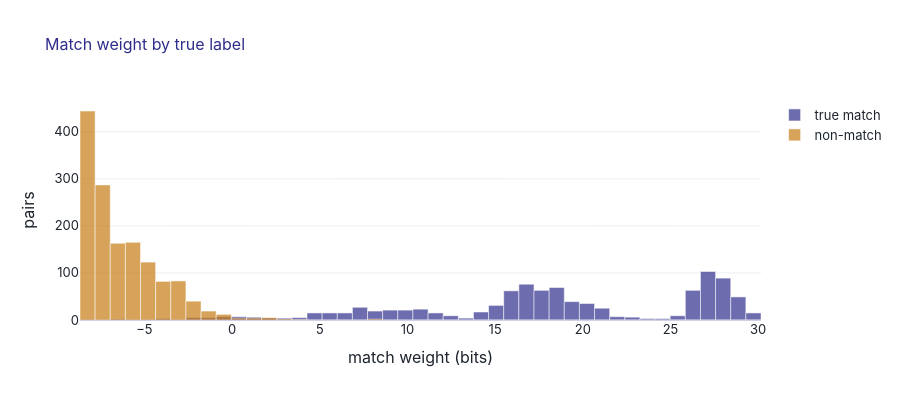
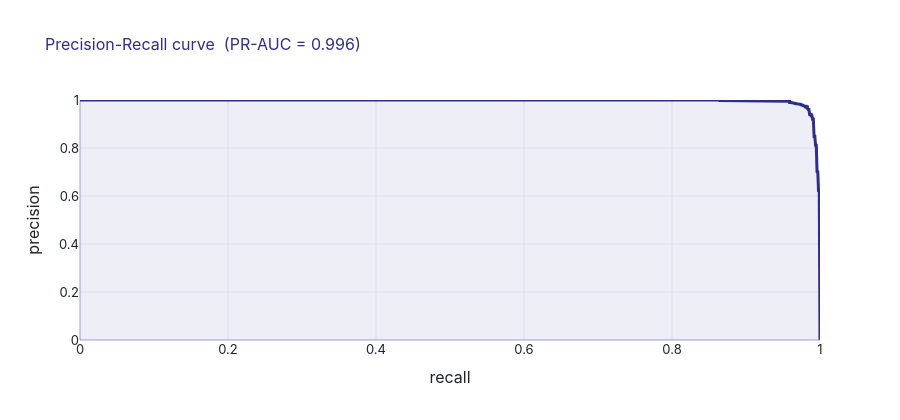
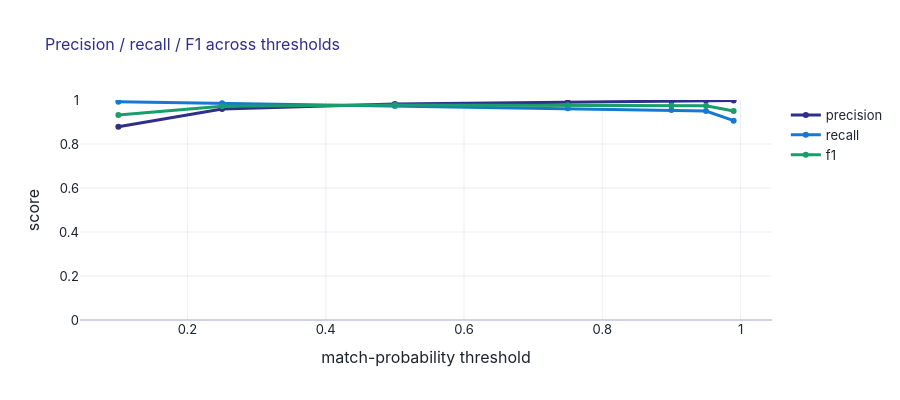

The code cell stored with these charts, in order, in its notebook:
### Markdown cell above
## 5 · Scoring & quality (sealed oracle)

Everything below joins `DW_ID_Key` **after** scoring. FS probabilities are poorly calibrated on a stratified cohort — trust the rank/weight, not the absolute probability. Aggregate PR-AUC/AUROC run high because the quality view is dominated by easy negatives; read the per-pattern precision + threshold-matched table for the real story.

### Code cell
display(HTML(diag.kpi_tiles_html(det['evaluation'].outcomes)))
diag.score_by_label_fig(det['labelled'], 'match_weight', is_weight=True).show()
diag.pr_curve_fig(det['labelled']).show()
diag.threshold_fig(det['evaluation'].threshold_table).show()
diag.calibration_fig(det['labelled']).show()
diag.lift_decile_fig(det['labelled']).show()
display(det['evaluation'].agreement_pattern_table)

### Figure 1 — Plotly figure (JSON) as saved in the notebook; plotly's stock layout.template omitted (floating-point values rounded to 4 significant figures)
{"data": [{"marker": {"color": "#2F2E8C"}, "name": "true match", "opacity": 0.7, "type": "bar", "width": 0.863, "x": [-8.241, -7.378, -6.515, -5.652, -4.789, -3.926, -3.063, -2.2, -1.337, -0.4741, 0.3889, 1.252, 2.115, 2.978, 3.841, 4.704, 5.567, 6.43, 7.293, 8.156, 9.019, 9.882, 10.74, 11.61, 12.47, 13.33, 14.2, 15.06, 15.92, 16.79, 17.65, 18.51, 19.37, 20.24, 21.1, 21.96, 22.83, 23.69, 24.55, 25.42, 26.28, 27.14, 28.0, 28.87, 29.73], "y": [1, 0, 2, 1, 1, 3, 1, 5, 5, 7, 7, 6, 4, 4, 5, 15, 15, 15, 27, 19, 21, 21, 23, 15, 9, 4, 17, 31, 62, 76, 63, 69, 39, 35, 25, 7, 6, 3, 3, 9, 63, 103, 89, 49, 15]}, {"marker": {"color": "#c77d15"}, "name": "non-match", "opacity": 0.7, "type": "bar", "width": 0.863, "x": [-8.241, -7.378, -6.515, -5.652, -4.789, -3.926, -3.063, -2.2, -1.337, -0.4741, 0.3889, 1.252, 2.115, 2.978, 3.841, 4.704, 5.567, 6.43, 7.293, 8.156, 9.019, 9.882, 10.74, 11.61, 12.47, 13.33, 14.2, 15.06, 15.92, 16.79, 17.65, 18.51, 19.37, 20.24, 21.1, 21.96, 22.83, 23.69, 24.55, 25.42, 26.28, 27.14, 28.0, 28.87, 29.73], "y": [444, 287, 163, 165, 123, 82, 83, 40, 19, 12, 4, 4, 5, 2, 1, 0, 0, 0, 0, 2, 0, 0, 0, 0, 0, 0, 0, 0, 0, 0, 0, 0, 0, 0, 0, 0, 0, 0, 0, 0, 0, 0, 0, 0, 0]}], "layout": {"bargap": 0, "barmode": "overlay", "height": 400, "title": {"text": "Match weight by true label"}, "xaxis": {"title": {"text": "match weight (bits)"}}, "yaxis": {"title": {"text": "pairs"}}}}

### Figure 2 — Plotly figure (JSON) as saved in the notebook; plotly's stock layout.template omitted (floating-point values rounded to 4 significant figures; data arrays with more than 128 entries replaced by an {"elided": "..."} marker saying what was removed)
{"data": [{"fill": "tozeroy", "fillcolor": "rgba(47,46,140,0.08)", "line": {"color": "#2F2E8C", "width": 3}, "mode": "lines", "type": "scatter", "x": {"elided": "1650 float values"}, "y": {"elided": "1650 float values"}}], "layout": {"height": 420, "title": {"text": "Precision-Recall curve  (PR-AUC = 0.996)"}, "xaxis": {"range": [0, 1], "title": {"text": "recall"}}, "yaxis": {"range": [0, 1], "title": {"text": "precision"}}}}

### Figure 3 — Plotly figure (JSON) as saved in the notebook; plotly's stock layout.template omitted (floating-point values rounded to 4 significant figures)
{"data": [{"line": {"color": "#2F2E8C", "width": 3}, "mode": "lines+markers", "name": "precision", "type": "scatter", "x": [0.1, 0.25, 0.5, 0.75, 0.9, 0.95, 0.99], "y": [0.8787, 0.9591, 0.9818, 0.9897, 0.9958, 0.9979, 0.9978]}, {"line": {"color": "#1678D1", "width": 3}, "mode": "lines+markers", "name": "recall", "type": "scatter", "x": [0.1, 0.25, 0.5, 0.75, 0.9, 0.95, 0.99], "y": [0.992, 0.985, 0.973, 0.962, 0.954, 0.95, 0.906]}, {"line": {"color": "#1a9d6b", "width": 3}, "mode": "lines+markers", "name": "f1", "type": "scatter", "x": [0.1, 0.25, 0.5, 0.75, 0.9, 0.95, 0.99], "y": [0.9319, 0.9719, 0.9774, 0.9757, 0.9745, 0.9734, 0.9497]}], "layout": {"height": 400, "title": {"text": "Precision / recall / F1 across thresholds"}, "xaxis": {"title": {"text": "match-probability threshold"}}, "yaxis": {"range": [0, 1], "title": {"text": "score"}}}}
